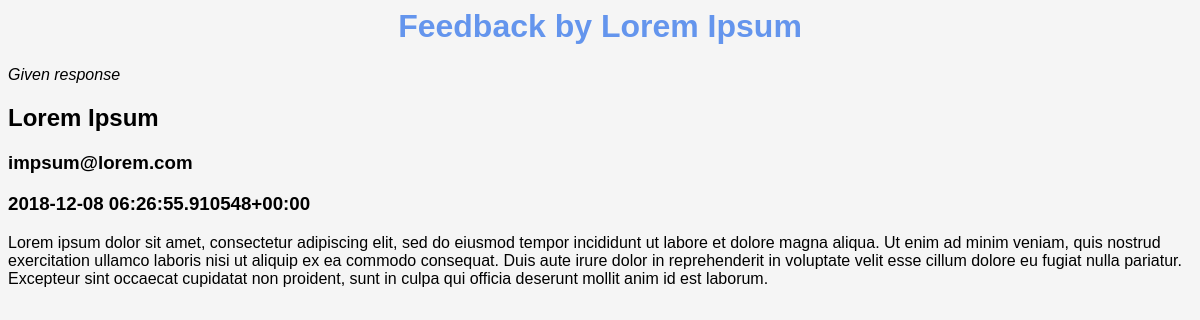
The app's page /post/4/ with its own data.
### app/models.py (models this page shows, shortened)
class Post(models.Model):
    name=models.CharField(max_length=20)
    res=models.TextField()
    emaill=models.EmailField()
    pdate=models.TextField(default=timezone.now())

### app/views.py (the view)
# urls.py: urlpatterns=[ url(r'^post/(?P<pk>\d+)/$',	views.post_detail,	name='post_detail'),
def post_detail(request, pk):
    post = get_object_or_404(Post, pk=pk)
    return render(request,'post_detail.html',{'post':post})

### app/templates/post_detail.html
{% load staticfiles %}
<head><title>Welcome to hStream</title>
<link rel="stylesheet" href="{% static 'css/app.css' %}">
</head>
<body>
    <h1>Feedback by {{post.name}}</h1>
    <i>Given response</i>
    <div>
        <h2>{{ post.name }}</h2>
        <h3>{{post.emaill}}</h3>
        <h3>{{post.pdate}}</h3>
        <p>{{ post.res }}</p>
    </div>
</body>

### app/static/css/app.css (style rules this page uses)
h1 { color: cornflowerblue; text-align: center; font-family: Arial, Helvetica, sans-serif; }
body { background: whitesmoke; font-family: 'Trebuchet MS', 'Lucida Sans Unicode', 'Lucida Grande', 'Lucida Sans', Arial, sans-serif; }

### records on screen
Post: name "Lorem Ipsum", emaill "impsum@lorem.com", pdate "2018-12-08 06:26:55.910548+00:00", res "Lorem ipsum dolor sit amet, consectetur adipiscing elit, sed do eiusmod tempor incididunt ut labore et dolore magna aliqua. Ut enim ad minim veniam, quis nostrud exercitation ullamco laboris nisi ut aliquip ex ea commodo consequat. Duis aute irure dolor in reprehenderit in voluptate velit esse cillum dolore eu fugiat nulla pariatur. Excepteur sint occaecat cupidatat non proident, sunt in culpa qui officia deserunt mollit anim id est laborum."
